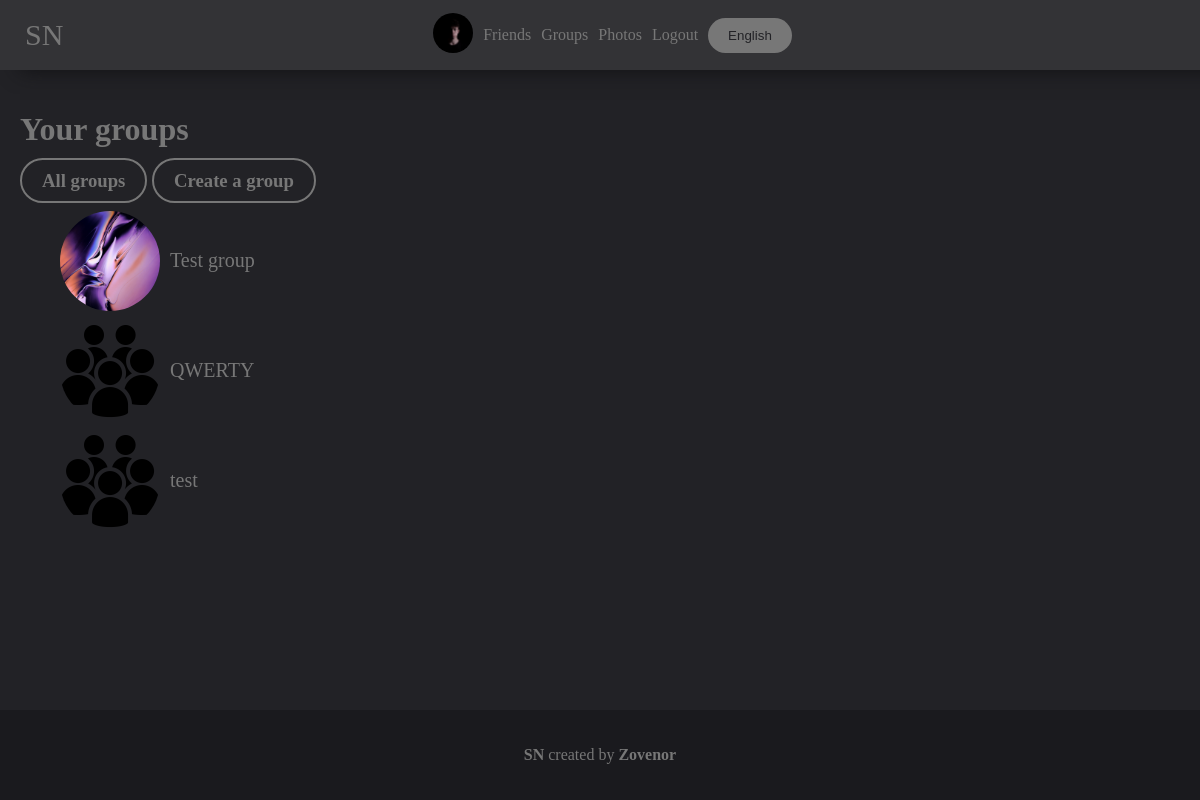
/groups (signed in), run on the app's committed database.
### mainpage/models.py (models this page shows, shortened)
class UserDetail(models.Model):
    user = models.ForeignKey(User, on_delete=models.CASCADE)
    age = models.DateField(null=True, blank=True)
    photo = models.ForeignKey(Photo, on_delete=models.SET_NULL, null=True, blank=True)
    permissions = models.CharField(max_length=10, default="public")
    country = models.CharField(max_length=100, null=True, blank=True)
    city = models.CharField(max_length=100, null=True, blank=True)
    sex = models.CharField(max_length=10, choices=(('male', 'male'), ('female', 'female'), ('None', 'None')),
                           default=('None', 'None'))
    def get_photo(self):
        if self.photo:
            return self.photo
        else:
            return settings.STATIC_URL + "/mainpage/img/user.png"

class Photo(models.Model):
    photo = models.ImageField(upload_to='photos')
    date = models.DateTimeField(auto_now=True)
    user = models.ForeignKey(User, on_delete=models.SET_NULL, null=True)
    permissions = models.CharField(max_length=10, default="public")
    def __str__(self):
        return self.photo.url

class Group(models.Model):
    followers = models.ManyToManyField(UserDetail, related_name="followers", null=True, blank=True)
    name = models.CharField(max_length=250)
    description = models.TextField(null=True, blank=True)
    groupname = models.CharField(max_length=100, unique=True)
    photo = models.ForeignKey(Photo, on_delete=models.SET_NULL, null=True, blank=True)
    admin = models.ForeignKey(UserDetail, on_delete=models.SET_NULL, null=True, blank=True)
    editors = models.ManyToManyField(UserDetail, related_name="editors", null=True, blank=True)
    def get_photo(self):
        if self.photo:
            return self.photo
        else:
            return settings.STATIC_URL + "/mainpage/img/group.jpg"

### mainpage/views.py (the view, shortened to what this page needs)
# urls.py: path('groups', views.GroupsView.as_view()),
class GroupsView(View):
    @base
    def get(self, request, content={}):
        content.update({
            'list': get_wordlist(request).YourGroups,
            'create': False,
        })
        if request.user.is_authenticated:
            content['groups'] = Group.objects.filter(followers=UserDetail.objects.get(user=request.user))
        if 'all' in request.GET:
            if request.GET['all'] == 'True':
                content['groups'] = Group.objects.all()
                content['list'] = get_wordlist(request).AllGroups
                return render(request, 'mainpage/groups.html', content)
        if not request.user.is_authenticated:
            return redirect('/groups?all=True')
        return render(request, 'mainpage/groups.html', content)

### mainpage/views.py (called while the page is built)
def base(func):
    def wrapper(self, request, content={}, *args, **kwargs):
        if request.user.is_authenticated:
            content.update({'your_user': UserDetail.objects.get(user=request.user)})
        return func(self, request, content=content, **kwargs)
    return wrapper

def get_wordlist(request):
    langs_list = {
        'en': langs.EN,
        'ru': langs.RU,
    }
    if 'lang' in request.COOKIES:
        lang = request.COOKIES['lang']
        try:
            return langs_list[lang]
        except:
            return langs_list['en']
    else:
        return langs_list['en']

### mainpage/templates/mainpage/groups.html (shortened to what this page needs)
{% extends 'mainpage/base.html' %}
{% load static %}
{% block content %}
    <link rel="stylesheet" href="{% static 'mainpage/groups.css' %}">
    <h1>{{ list.title }}</h1>
    {% if create == True %}
        <form method="POST">
        {% csrf_token %}
            <p><b>{{ list.name }}: </b><input required value="{{ pl.name }}" name="name" type="text"></p>
            <p><b>{{ list.description }}: </b><textarea required name="description" type="text">{{ pl.description }}</textarea></p>
            <p><b>{{ list.groupname }}: </b><input required value="{{ pl.groupname }}" name="groupname" type="text"></p>
            <p><input class="button" value="{{ list.create }}" type="submit"></p>
        </form>
    {% else %}
        <h3>
        {% if request.user.is_authenticated %}
            {% if request.GET.all %}
                <a href="/groups" class="button">{{ list.your_groups }}</a>
            {% else %}
                <a href="?all=True" class="button">{{ list.all_groups  }}</a>
            {% endif %}
            <a class="button" href="?create=True">{{ list.create_group }}</a>
        {% endif %}
        </h3>
        <ul>
            {% for el in groups %}
                <li><a class="group" href="/{{ el.groupname }}"><div style="background-image: url('{{ el.get_photo }}');" class="img-group"></div><span class="group_name">{{ el.name }}</span></a></li>
            {% endfor %}
        </ul>
    {% endif %}
{% endblock %}

### mainpage/templates/mainpage/base.html (shortened to what this page needs)
<!doctype html>
{% load static %}
<html lang="en">
<head>
    <link rel="stylesheet" href="{% static "mainpage/base.css" %}">
</head>
<body>
<header>
    <a class="NAME" href="/">{{ list.NAME }}</a>
    {% if user.is_authenticated %}
        <a href="/account"><img width="40px" style="border-radius: 999px" src="{{ your_user.get_photo }}"></a>
        <a href="/friends">{{ list.Friends }}</a>
        <a href="/groups">{{ list.groups }}</a>
        <a href="/photos">{{ list.photos }}</a>
        <a href="/logout?url={{ request.path }}">{{ list.LogOut }}</a>
    {% endif %}
    <button style="margin-left: 5px" class="button choose_lang" onclick="choose_lang()">{{ list.choose_lang }}</button>
</header>
<main>
    {% block content %}
{% endblock %}
</main>
<footer>
    <p><a href="https://github.com/zovenor/social_network"><b>{{ list.NAME }}</b></a> {{ list.created_by }} <a href="https://github.com/zovenor"><b>Zovenor</b></a></p>
</footer>
</body>
</html>

### mainpage/static/mainpage/base.css (style rules this page uses)
body { padding: 0; margin: 0; background: #222226; color: #777; font-family: Calibri; min-height: 100vh; display: flex; flex-flow: column; }
header { background: #333336; padding: 10px; color: #FFF; display: flex; align-items: center; justify-content: center; position: fixed; width: 100vw; height: 50px; left: 0; top: 0; z-index: 999; box-shadow: 20px 0px 20px #111113; }
.NAME { position: fixed; left: 20px; font-size: 30px; }
header a { text-decoration: none; margin: 5px; color: #777; }
main { padding: 20px; padding-top: 90px; }
main a { text-decoration: none; color: #777; }
li { list-style-type: none; }
.button { border-color: #777; border-width: 2px; border-style: solid; border-radius: 999px; padding: 10px; transition: .5s; color: #777; background-color: #222226; width: fit-content; padding-left: 20px; padding-right: 20px; }
.choose_lang { border: 0px; background-color: #777; color: #222226; }
footer { background-color: #1a1a1e; padding: 20px; display: flex; justify-content: center; align-items: center; margin-top: auto; }
footer a { text-decoration: none; color: #777; }

### mainpage/static/mainpage/groups.css (style rules this page uses)
.img-group { background-position: center; background-repeat: no-repeat; background-size: cover; width: 100px; height: 100px; border-radius: 999px; margin-right: 10px; }
.group { display: flex; align-items: center; margin-bottom: 10px; }
.group_name { font-size: 20px; }

### data on the page
UserDetail: get_photo (picture)
Group: get_photo (picture), name "Test group"
Group: name "QWERTY"
Group: name "test"

### other printed values
{{ list.NAME }} "SN"
{{ list.Friends }} "Friends"
{{ list.groups }} "Groups"
{{ list.photos }} "Photos"
{{ list.LogOut }} "Logout"
{{ list.choose_lang }} "English"
{{ list.title }} "Your groups"
{{ list.all_groups }} "All groups"
{{ list.create_group }} "Create a group"
{{ list.created_by }} "created by"
